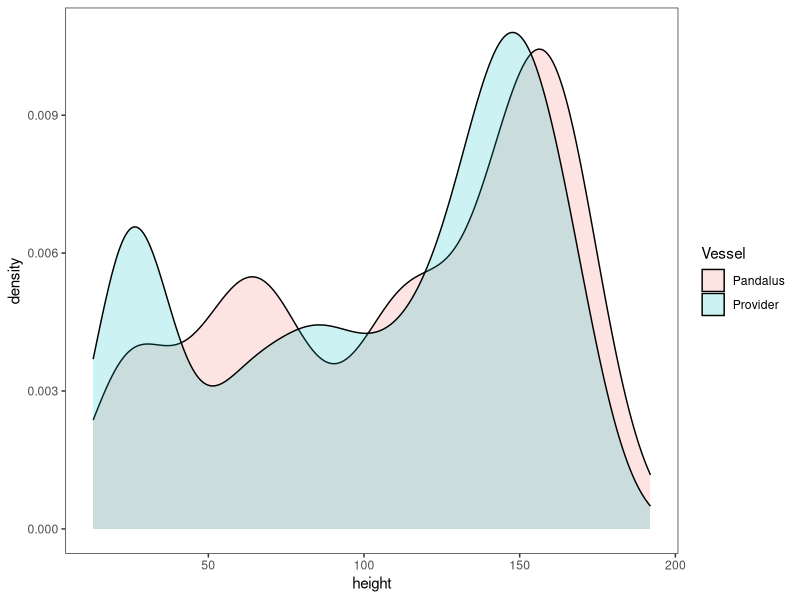
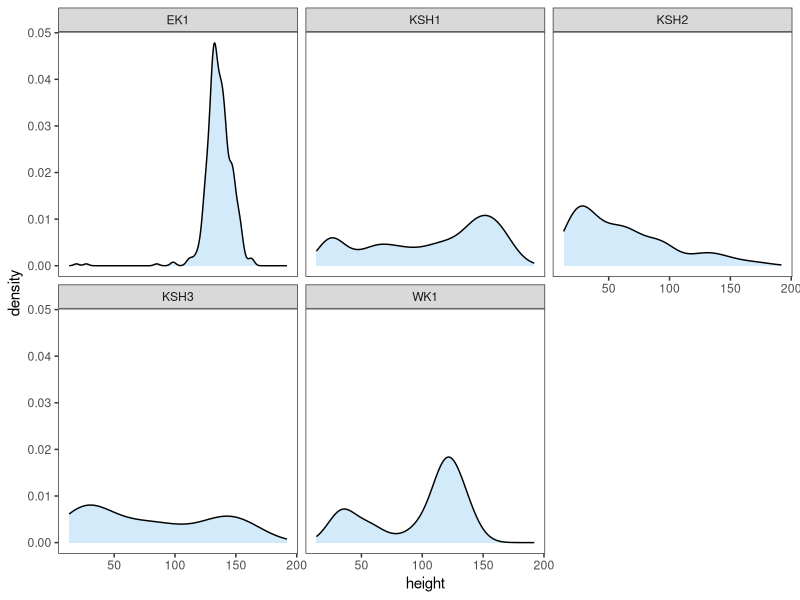
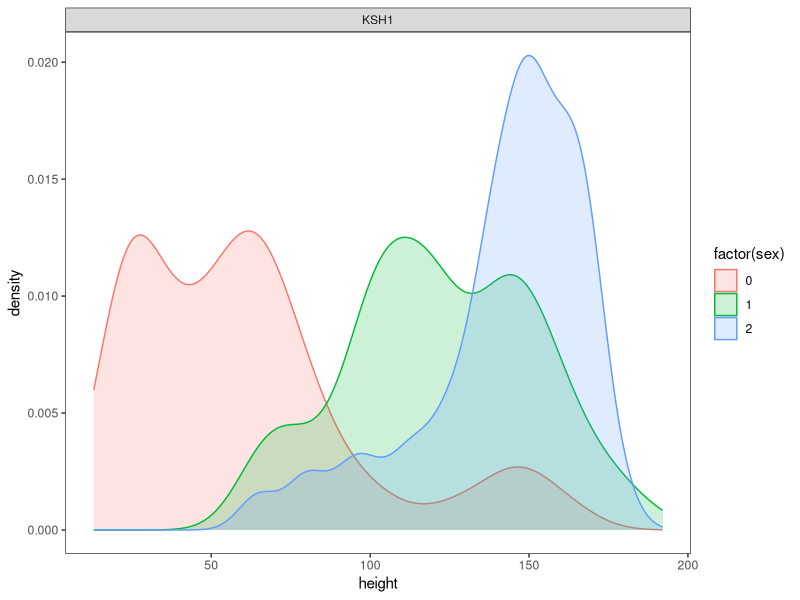

R code for these plots, in order: (Note: this script raises an error after producing the figures.)
# load ----
library(tidyverse)
theme_set(theme_bw()+ 
            theme(panel.grid.major = element_blank(),
                  panel.grid.minor = element_blank()))
library (xtable)
library (knitr)
options (scipen = 999)

# data ----
#clean up event data- change names and data types etc.
events <- read.csv('./data/events_2016_161027.csv')
events %>% mutate(ID = gsub(" ", "", STATION_ID),date = as.Date(DATE_SET, format='%m-%d-%Y'),
                  year = as.numeric(format(date, "%Y"))) %>% 
  select(year=year, date=date, Event = EVENT_ID, District = DISTRICT, 
         Dredge = DREDGE_ID, Bed = BED_SW, Type = STATION_TYPE, ID = ID, 
         slat = START_LATITUDE, slon=START_LONGITUDE, sdepth = DEPTH_START_F, 
         stime = START_TIME, speed=TOW_SPEED, maxdepth=Max_Dpth_fa, mindepth=Min_Dpth_fa, 
         elat=END_LATITUDE, elon=END_LONGITUDE, edepth=DEPTH_END_F, etime=END_TIME, 
         calc_length=TOW_LENGTH_CALC, field_length=TOW_LENGTH_FIELD,length=TOW_LENGTH_DESIGNATED,
         performance=GEAR_PERFORMANCE_CODE_SW, Vessel=VESSEL_NAME) %>% 
  filter (performance == 1, Type != "Ancillary") -> event

catch <- read.csv('./data/catchComp_2016_161027.csv')
catch %>% select(Event = EVENT_ID, species=RACE_CODE, 
                 size_class=SCAL_SIZE_CLASS, count=COUNT,
                 sample_wt=SAMPLE_WT_KG, cond = CONDITION_CODE_RII, 
                 sample_type = SAMPLE_TYPE)  %>%
  filter (Event %in% event$Event) -> catch

awl <- read.csv('./data/awl_2016_161027.csv')
awl %>% select(Event = EVENT_ID, species=RACE_CODE, weight=WHOLE_WT_GRAMS, 
               worm=SHELL_WORM_SW, height=SHELL_HEIGHT_MM, sex=SEX_SW, 
               gonad_cond=SCAL_GONAD_COND, blister=MUD_BLISTER_SW, 
               meat_cond=MEAT_CONDITION_SW, clapper = CLAPPER, 
               sample_type = SAMPLE_TYPE, meat_wt = MEAT_WEIGHT_GRAMS) %>%
  filter (Event %in% event$Event) -> awl

# height ----
#height/weight relationship
awl %>% left_join(event) %>% filter(Bed=='KSH1') %>% 
   ggplot(aes(height, fill=Vessel))+geom_density(alpha=.2)
   


#ggsave("./figs/Fig1.tiff", dpi=300, height=6, width=6, units="in")

#height densities - this way includes <100mm shells
awl %>% left_join(event) %>% 
  ggplot(aes(height))+geom_density(alpha=.2,fill=4)+facet_wrap(~Bed)

#height densities - 
awl %>% left_join(event) %>% filter(Bed=='KSH1', sex!='NA') %>% 
  ggplot(aes(height, fill=factor(sex),color=factor(sex)))+geom_density(alpha=.2)+facet_wrap(~Bed)
# getting some issues between using 0 and using NA - need to examine this.

# OTHER SCAL BIOLOGICAL DATA TABLES ----

awl %>% filter(species == 74120, is.na(clapper)) %>% left_join (event) -> bio # not adding events with no scals

# freq table for each variable by bed. 
worm <- table(bio$worm, bio$Bed) 
gonad <- table(bio$gonad_cond, bio$Bed) 
blist <- table(bio$blister, bio$Bed) 
weak <- table(bio$meat_cond, bio$Bed) 

# prop tables 
worm.p <- round(prop.table(worm, 2) * 100, 2) 
gonad.p <- round(prop.table(gonad, 2) * 100, 2)
blist.p <- round(prop.table(blist, 2) * 100, 2) 
weak.p <- round(prop.table(weak, 2) * 100, 2) 

# bind n row to prop table 
worm.pn <-  rbind(worm.p, margin.table(worm, 2))
gonad.pn <- rbind(gonad.p, margin.table(gonad, 2))
blist.pn <- rbind(blist.p, margin.table(blist, 2))
weak.pn <-  rbind(weak.p, margin.table(weak, 2))

# change row names.  Should use LUTs or some other type of substitution, in case classes observed in future changes. 
worm.pn <- as.data.frame(worm.pn) %>% mutate(Percent=c("0%", "1 - 24%", "25 - 49%", "50 - 74%", "75 - 100%", "n"))
gonad.pn <- as.data.frame(gonad.pn) %>% mutate(Stage=c("Immature", "Empty", "Initial Recovery", "Filling", "Full", "Cannot Determine", "n"))
blist.pn <- as.data.frame(blist.pn) %>% mutate(Percent = c("0%", "1 - 24%", "25 - 49%", "50 - 74%", "n"))   # no 4's (75-100%) this year
weak.pn <- as.data.frame(weak.pn) %>% mutate(Meats = c("Good", "Weak", "n"))

# reorder kayak beds together
worm.pn <- worm.pn[,c("Percent","EK1","WK1","KSH1", "KSH2", "KSH3")]
gonad.pn <- gonad.pn[,c("Stage","EK1","WK1","KSH1", "KSH2", "KSH3")]
blist.pn <- blist.pn[,c("Percent","EK1","WK1","KSH1", "KSH2", "KSH3")]
weak.pn <- weak.pn[,c('Meats',"EK1","WK1","KSH1", "KSH2", "KSH3")]


write_csv(worm.pn,'./output/worm.csv')
write_csv(gonad.pn,'./output/gonad.csv')
write_csv(blist.pn,'./output/blist.csv')
write_csv(weak.pn,'./output/weak.csv')

# cumbersome code to limit number of digits row-wise. Bottom row is n, others are %. 
worm.dig <- matrix  (c(rep(2,nrow(worm.pn) - 1),0),  nrow=nrow(worm.pn),  ncol=ncol(worm.pn) + 1) 
gonad.dig <- matrix (c(rep(2,nrow(gonad.pn) - 1),0), nrow=nrow(gonad.pn), ncol=ncol(gonad.pn) + 1) 
blist.dig <- matrix (c(rep(2,nrow(blist.pn) - 1),0), nrow=nrow(blist.pn), ncol=ncol(blist.pn) + 1) 
weak.dig <- matrix  (c(rep(2,nrow(weak.pn) - 1),0),  nrow=nrow(weak.pn),  ncol=ncol(weak.pn) + 1) 

# html tables. Insert this to rmd. Latex tables look better but not supported by word.
print(xtable(worm.pn,digits=worm.dig), type = 'html')
print(xtable(gonad.pn,digits=gonad.dig), type = 'html')
print(xtable(blist.pn,digits=blist.dig), type = 'html')
print(xtable(weak.pn,digits=weak.dig), type = 'html')  

# kable tables, as preview. but kable doesn't preserve digit formating.
kable(xtable(worm.pn,digits=worm.dig))  
kable(xtable(gonad.pn,digits=gonad.dig)) 
kable(xtable(blist.pn,digits=blist.dig)) 
kable(xtable(weak.pn,digits=weak.dig))   

options(scipen = 0)
